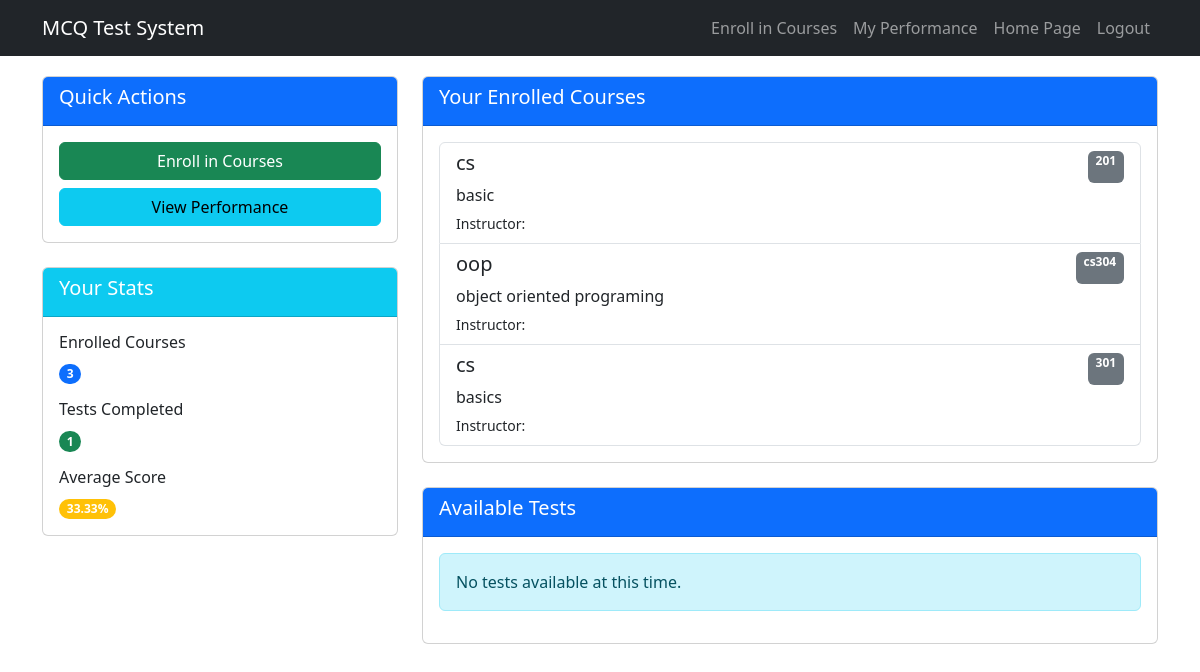
Screenshot of / (signed in) with the database file from the repository.
### app/models.py (models this page shows, shortened)
class Enrollment(models.Model):
    student = models.ForeignKey(User, on_delete=models.CASCADE, related_name='enrollments')
    course = models.ForeignKey(Course, on_delete=models.CASCADE, related_name='enrollments')
    enrollment_date = models.DateTimeField(auto_now_add=True)
    is_active = models.BooleanField(default=True)
    class Meta:
        unique_together = ('student', 'course')

class Course(models.Model):
    name = models.CharField(max_length=200)
    code = models.CharField(max_length=20, unique=True)
    description = models.TextField()
    instructor = models.ForeignKey(User, on_delete=models.CASCADE, related_name='courses_taught')
    subjects = models.ManyToManyField(Subject, related_name='courses')
    start_date = models.DateField()
    end_date = models.DateField()
    is_active = models.BooleanField(default=True)
    created_at = models.DateTimeField(auto_now_add=True)

### app/views.py (the view)
# urls.py: path('', views.dashboard, name='dashboard'),
@login_required
def dashboard(request):
    if request.user.user_type == 'instructor':
          return render(request, 'teacher/dashboard.html')  # Or your instructor dashboard view
    enrolled_courses = Enrollment.objects.filter(student=request.user, is_active=True).values_list('course', flat=True)
    now = timezone.now()
    active_tests = Test.objects.filter(
        course__in=enrolled_courses,
        is_published=True,
        available_from__lte=now,
        available_to__gte=now
    ).exclude(
        attempts__student=request.user,
        attempts__completed_at__isnull=False
    ).distinct()
    completed_attempts = TestAttempt.objects.filter(student=request.user, completed_at__isnull=False)
    avg_score = completed_attempts.aggregate(avg=Avg('score'))['avg'] or 0
    return render(request, 'student/dashboard.html', {
        'enrolled_courses': Enrollment.objects.filter(student=request.user),
        'completed_tests': completed_attempts.count(),
        'average_score': round(avg_score, 2),
        'active_tests': active_tests,
    })

### app/templates/student/dashboard.html (shortened to what this page needs)
{% extends 'base.html' %}
{% block content %}
<div class="row">
    <div class="col-md-4">
        <div class="card mb-4">
            <div class="card-header bg-primary text-white">
                <h5>Quick Actions</h5>
            </div>
            <div class="card-body">
                <a href="{% url 'enroll_course' %}" class="btn btn-success mb-2 w-100">
                     Enroll in Courses
                </a>
                <a href="{% url 'performance_history' %}" class="btn btn-info w-100">
                     View Performance
                </a>
            </div>
        </div>
        <div class="card">
            <div class="card-header bg-info text-white">
                <h5>Your Stats</h5>
            </div>
            <div class="card-body">
                <div class="mb-3">
                    <h6>Enrolled Courses</h6>
                    <span class="badge bg-primary rounded-pill">
                        {{ enrolled_courses.count }}
                    </span>
                </div>
                <div class="mb-3">
                    <h6>Tests Completed</h6>
                    <span class="badge bg-success rounded-pill">
                        {{ completed_tests }}
                    </span>
                </div>
                <div>
                    <h6>Average Score</h6>
                    <span class="badge bg-warning rounded-pill">
                        {{ average_score|default:"N/A" }}%
                    </span>
                </div>
            </div>
        </div>
    </div>
    <div class="col-md-8">
        <div class="card mb-4">
            <div class="card-header bg-primary text-white">
                <h5>Your Enrolled Courses</h5>
            </div>
            <div class="card-body">
                {% if enrolled_courses %}
                <div class="list-group">
                    {% for enrollment in enrolled_courses %}
                    <div class="list-group-item">
                        <div class="d-flex justify-content-between">
                            <h5>{{ enrollment.course.name }}</h5>
                            <span class="badge bg-secondary">
                                {{ enrollment.course.code }}
                            </span>
                        </div>
                        <p class="mb-1">{{ enrollment.course.description|truncatechars:100 }}</p>
                        <small>Instructor: {{ enrollment.course.instructor.get_full_name }}</small>
                    </div>
                    {% endfor %}
                </div>
                {% else %}
                <div class="alert alert-info">
                    You are not enrolled in any courses yet.
                    <a href="{% url 'enroll_course' %}" class="alert-link">Enroll now</a>
                </div>
                {% endif %}
            </div>
        </div>
        <div class="card" id="active-tests">
            <div class="card-header bg-primary text-white">
                <h5>Available Tests</h5>
            </div>
            <div class="card-body">
                {% if active_tests %}
                <div class="list-group">
                    {% for test in active_tests %}
                    <a href="{% url 'take_test' test.id %}" class="list-group-item list-group-item-action">
                        <div class="d-flex justify-content-between">
                            <h5>{{ test.title }}</h5>
                            <span class="badge bg-info">
                                {{ test.course.name|default:"General" }}
                            </span>
                        </div>
                        <p class="mb-1">{{ test.description|truncatechars:80 }}</p>
                        <small>
                            Available until: {{ test.available_to|date:"M d, Y" }} |
                            Time limit: {{ test.time_limit }} minutes
                        </small>
                    </a>
                    {% endfor %}
                </div>
                {% else %}
                <div class="alert alert-info">
                    No tests available at this time.
                </div>
                {% endif %}
            </div>
        </div>
    </div>
</div>
{% endblock %}

### app/templates/base.html (shortened to what this page needs)
<!DOCTYPE html>
<html lang="en">
<head>
    <link href="https://cdn.jsdelivr.net/npm/bootstrap@5.3.0/dist/css/bootstrap.min.css" rel="stylesheet">
</head>
<body>
    <nav class="navbar navbar-expand-lg navbar-dark bg-dark">
        <div class="container">
            <a class="navbar-brand" href="{% url 'dashboard' %}">MCQ Test System</a>
            <div class="navbar-nav">
                {% if user.is_authenticated %}
                    {% if user.user_type == 'instructor' %}
                        <a class="nav-link" href="{% url 'create_course' %}">Create Course</a>
                        <a class="nav-link" href="{% url 'create_question' %}">Create Question</a>
                        <a class="nav-link" href="{% url 'view_questions' %}">Question Bank</a>
                        <a class="nav-link" href="{% url 'create_test' %}">Create Test</a>
                    {% else %}
                        <a class="nav-link" href="{% url 'enroll_course' %}">Enroll in Courses</a>
                    {% endif %}
                    <a class="nav-link" href="{% url 'performance_history' %}">My Performance</a>
                    <a class="nav-link" href="{% url 'dashboard' %}">Home Page</a>
                    <a class="nav-link" href="{% url 'logout' %}">Logout</a>
                {% else %}
                    <a class="nav-link" href="{% url 'login' %}">Login</a>
                    <a class="nav-link" href="{% url 'register' %}">Register</a>
                {% endif %}
            </div>
        </div>
    </nav>
    <div class="container">
        {% block content %}{% endblock %}
    </div>
</body>
</html>

### app/templates/base.html (style rules this page uses)
.navbar { margin-bottom: 20px; }
.card { margin-bottom: 20px; }

### rows the page displays
Enrollment: course.name "cs", course.code "201", course.description "basic"
Enrollment: course.name "oop", course.code "cs304", course.description "object oriented programing"
Enrollment: course.name "cs", course.code "301", course.description "basics"

### other values shown
{{ enrolled_courses.count }} "3"
{{ completed_tests }} "1"
{{ average_score|default:"N/A" }} "33.33"
